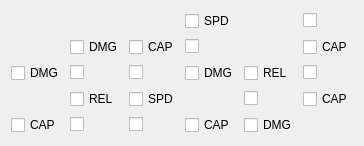
         <widget class="QWidget" name="plasmaCutterTab">
          <attribute name="title">
           <string>PLASMA CUTTER</string>
          </attribute>
          <layout class="QGridLayout" name="gridLayout_8">
           <item row="1" column="1">
            <widget class="QCheckBox" name="dmg2PlasmaCutterCheckBox">
             <property name="text">
              <string>DMG</string>
             </property>
            </widget>
           </item>
           <item row="0" column="3">
            <widget class="QCheckBox" name="spd2PlasmaCutterCheckBox">
             <property name="text">
              <string>SPD</string>
             </property>
            </widget>
           </item>
           <item row="1" column="2">
            <widget class="QCheckBox" name="cap2PlasmaCutterCheckBox">
             <property name="text">
              <string>CAP</string>
             </property>
            </widget>
           </item>
           <item row="2" column="3">
            <widget class="QCheckBox" name="dmg3PlasmaCutterCheckBox">
             <property name="text">
              <string>DMG</string>
             </property>
            </widget>
           </item>
           <item row="1" column="5">
            <widget class="QCheckBox" name="cap4PlasmaCutterCheckBox">
             <property name="text">
              <string>CAP</string>
             </property>
            </widget>
           </item>
           <item row="0" column="5">
            <widget class="QCheckBox" name="blank7PlasmaCutterCheckBox">
             <property name="text">
              <string/>
             </property>
            </widget>
           </item>
           <item row="3" column="5">
            <widget class="QCheckBox" name="cap5PlasmaCutterCheckBox">
             <property name="text">
              <string>CAP</string>
             </property>
            </widget>
           </item>
           <item row="2" column="2">
            <widget class="QCheckBox" name="blank3PlasmaCutterCheckBox">
             <property name="text">
              <string/>
             </property>
            </widget>
           </item>
           <item row="2" column="4">
            <widget class="QCheckBox" name="rel2PlasmaCutterCheckBox">
             <property name="text">
              <string>REL</string>
             </property>
            </widget>
           </item>
           <item row="2" column="1">
            <widget class="QCheckBox" name="blank1PlasmaCutterCheckBox">
             <property name="text">
              <string/>
             </property>
            </widget>
           </item>
           <item row="1" column="3">
            <widget class="QCheckBox" name="blank5PlasmaCutterCheckBox">
             <property name="text">
              <string/>
             </property>
            </widget>
           </item>
           <item row="3" column="4">
            <widget class="QCheckBox" name="blank6PlasmaCutterCheckBox">
             <property name="text">
              <string/>
             </property>
            </widget>
           </item>
           <item row="2" column="0">
            <widget class="QCheckBox" name="dmg1PlasmaCutterCheckBox">
             <property name="text">
              <string>DMG</string>
             </property>
            </widget>
           </item>
           <item row="2" column="5">
            <widget class="QCheckBox" name="blank8PlasmaCutterCheckBox">
             <property name="text">
              <string/>
             </property>
            </widget>
           </item>
           <item row="4" column="4">
            <widget class="QCheckBox" name="dmg4PlasmaCutterCheckBox">
             <property name="text">
              <string>DMG</string>
             </property>
            </widget>
           </item>
           <item row="4" column="3">
            <widget class="QCheckBox" name="cap3PlasmaCutterCheckBox">
             <property name="text">
              <string>CAP</string>
             </property>
            </widget>
           </item>
           <item row="4" column="2">
            <widget class="QCheckBox" name="blank4PlasmaCutterCheckBox">
             <property name="text">
              <string/>
             </property>
            </widget>
           </item>
           <item row="3" column="2">
            <widget class="QCheckBox" name="spd1PlasmaCutterCheckBox">
             <property name="text">
              <string>SPD</string>
             </property>
            </widget>
           </item>
           <item row="4" column="1">
            <widget class="QCheckBox" name="blank2PlasmaCutterCheckBox">
             <property name="text">
              <string/>
             </property>
            </widget>
           </item>
           <item row="4" column="0">
            <widget class="QCheckBox" name="cap1PlasmaCutterCheckBox">
             <property name="text">
              <string>CAP</string>
             </property>
            </widget>
           </item>
           <item row="3" column="1">
            <widget class="QCheckBox" name="rel1PlasmaCutterCheckBox">
             <property name="text">
              <string>REL</string>
             </property>
            </widget>
           </item>
          </layout>
         </widget>
